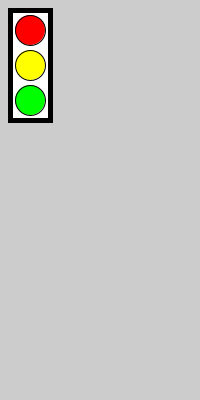
Frame 1 (no input)
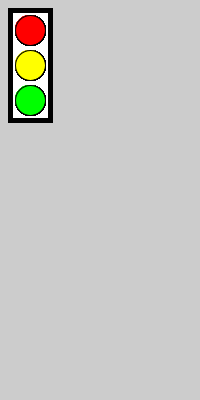
Frame 60 (the mouse pressed at the canvas centre just before this capture)
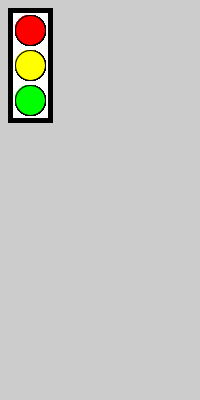
Frame 120 (the mouse held since frame 60 and released just before this capture)

The Processing sketch that drew these frames (run headless with seeded random() and noise(); from frame 60 on, the mouse is pressed at the canvas centre):

// Processing sketch: TaskThree
// ── TaskThree.pde
//3.a a Draw a traffic light using colors stored in variables - one for each of the 4 colors (background is the 4th).

void setup(){
size(200,400);
stroke (0);
strokeWeight(5);
fill(255);
rect(10,10,40,110);
}
void draw(){
  stroke (0);
  fill (255,0,0);
  strokeWeight(1);
  
  ellipse (30,30,30,30);
  stroke (0);
  fill (255,255,0);
  strokeWeight(1);
  ellipse (30,65,30,30);
  
  stroke (0);
  fill (0,255,0);
  strokeWeight(1);
  ellipse (30,100,30,30);
}
//3.b add a gray color for the turned off effect
int colorG=155;
//3.c have the light turn on/off (green or red) by pressing keys on the keyboard.
